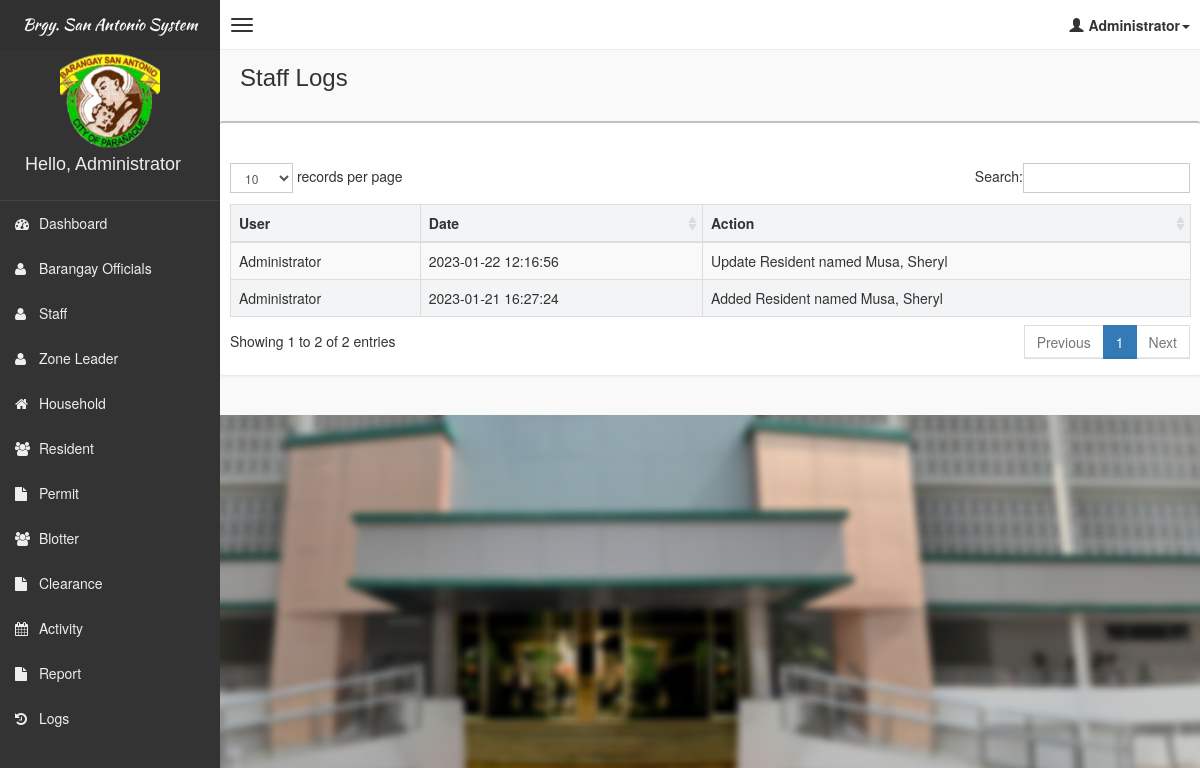
Page /pages/logs/logs.php (signed in) on the committed database.
### tables this page shows
CREATE TABLE `tbllogs` (
  `id` int(11) NOT NULL,
  `user` varchar(50) NOT NULL,
  `logdate` datetime NOT NULL,
  `action` text NOT NULL
);

### pages/logs/logs.php (the view, shortened to what this page needs)
<!DOCTYPE html>
<html>
    <?php
    if(!isset($_SESSION['role']))
    {
        header("Location: ../../login.php");
    }
    else
    {
    include('../head_css.php'); ?>
    <body class="skin-black">
        <?php
        include "../connection.php";
        ?>
        <?php include('../header.php'); ?>
        <div class="wrapper row-offcanvas row-offcanvas-left">
            <?php include('../sidebar-left.php'); ?>
            <aside class="right-side">
                <section class="content-header">
                    <h1>
                        Staff Logs
                    </h1>
                </section>
                <section class="content">
                    <div class="row">
                            <div class="box">
                                <div class="box-header">
                                    <div style="padding:10px;">
                                    </div>
                                </div>
                                <div class="box-body table-responsive">
                                <form method="post">
                                    <table id="table" class="table table-bordered table-striped">
                                        <thead>
                                            <tr>
                                                <th>User</th>
                                                <th>Date</th>
                                                <th>Action</th>
                                            </tr>
                                        </thead>
                                        <tbody>
                                            <?php
                                                $squery = mysqli_query($con, "select * from tbllogs order by logdate desc");
                                                while($row = mysqli_fetch_array($squery))
                                                {
                                                    echo '
                                                    <tr>
                                                        <td>'.$row['user'].'</td>
                                                        <td>'.$row['logdate'].'</td>
                                                        <td>'.$row['action'].'</td>
                                                    </tr>
                                                    ';
                                                }
                                            ?>
                                        </tbody>
                                    </table>
                                    </form>
                                </div>
                            </div>
                    </div>
                </section>
            </aside>
        </div>
        <?php }
        include "../footer.php"; ?>
    </body>
</html>

### css/AdminLTE.css (style rules this page uses)
html, body { background: url(../img/paranaque.png) no-repeat center center fixed; -webkit-background-size: cover; -moz-background-size: cover; -o-background-size: cover; background-size: cover; }
.wrapper { min-height: 100px; }
.wrapper:before, .wrapper:after { display: table; content: " "; }
.wrapper:after { clear: both; }
.right-side, .left-side { min-height: 100px; display: block; }
.right-side { background-color: #f9f9f9; margin-left: 220px; }
.content { padding: 20px 15px; background: #f9f9f9; }
h1, h2, h3, h4, h5, h6, .h1, .h2, .h3, .h4, .h5, .h6 { font-family: 'Source Sans Pro', sans-serif; }
.table-striped { background-color: #f3f4f5; }
.right-side > .content-header { position: relative; padding: 15px 15px 10px 20px; }
.right-side > .content-header > h1 { margin: 0; font-size: 24px; }
.box { position: relative; background: #ffffff; border-top: 2px solid #c1c1c1; margin-bottom: 20px; -webkit-border-radius: 3px; -moz-border-radius: 3px; border-radius: 3px; width: 100%; box-shadow: 0px 1px 3px rgba(0, 0, 0, 0.1); }
.box .box-header { position: relative; -webkit-border-top-left-radius: 3px; -webkit-border-top-right-radius: 3px; -webkit-border-bottom-right-radius: 0; -webkit-border-bottom-left-radius: 0; -moz-border-radius-topleft: 3px; -moz-border-radius-topright: 3px; -moz-border-radius-bottomright: 0; -moz-border-radius-bottomleft: 0; border-top-left-radius: 3px; border-top-right-radius: 3px; border-bottom-right-radius: 0; border-bottom-left-radius: 0; border-bottom: 0px solid #f4f4f4; color: #444; padding-bottom: 10px; }
.box .box-header:before, .box .box-header:after { display: table; content: " "; }
.box .box-header:after { clear: both; }
.box .box-body { padding: 10px; -webkit-border-top-left-radius: 0; -webkit-border-top-right-radius: 0; -webkit-border-bottom-right-radius: 3px; -webkit-border-bottom-left-radius: 3px; -moz-border-radius-topleft: 0; -moz-border-radius-topright: 0; -moz-border-radius-bottomright: 3px; -moz-border-radius-bottomleft: 3px; border-top-left-radius: 0; border-top-right-radius: 0; border-bottom-right-radius: 3px; border-bottom-left-radius: 3px; }
.box .box-body .table { margin-bottom: 0; }
.skin-black .right-side > .content-header { background: transparent; box-shadow: none; }

### rows in the picture
tbllogs: user "Administrator", logdate "2023-01-22 12:16:56", action "Update Resident named Musa, Sheryl"
tbllogs: user "Administrator", logdate "2023-01-21 16:27:24", action "Added Resident named Musa, Sheryl"

### other values in the picture
$_SESSION['role'] "Administrator"
